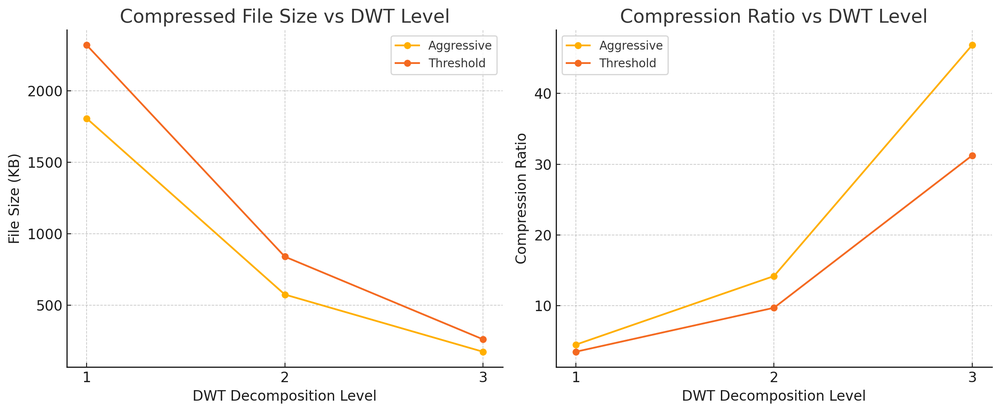
#> input picture grap.png, 1000 x 412 px, shrunk from 2379 x 980 before the run
$ python Dwt.py --image grap.png
#> lines starting #> are read from the running program, lines starting #| are printed output that depends on the picture; after the words box and inside, x2 and y2 are one past the last pixel; in counts of white or black regions, pixels touching at a corner belong together
import cv2 as cv
import pywt
import numpy as np
import os
import sys
import json
import argparse

def parse_args():
    parser = argparse.ArgumentParser(description='DWT Color + Grayscale Compression')
    parser.add_argument('--image', type=str, required=True)
    parser.add_argument('--aggressive', action='store_true')
    parser.add_argument('--output_color', type=str, default='compressed_color.jpg')
    parser.add_argument('--output_gray', type=str, default='compressed_gray.jpg')
    return parser.parse_args()

def compress_channel(channel, wavelet, threshold, aggressive):
    ll, (lh, hl, hh) = pywt.dwt2(channel, wavelet)
    if aggressive:
        lh[:] = 0
        hl[:] = 0
        hh[:] = 0
    else:
        lh[np.abs(lh) < threshold] = 0
        hl[np.abs(hl) < threshold] = 0
        hh[np.abs(hh) < threshold] = 0
    compressed_channel = pywt.idwt2((ll, (lh, hl, hh)), wavelet)
    return np.clip(compressed_channel, 0, 255)

def main():
    args = parse_args()
    wavelet = 'haar'
    threshold = 10

    original_size = os.path.getsize(args.image)

    # Color Compression
    img_color = cv.imread(args.image, cv.IMREAD_COLOR)
#> img_color is the input picture: shape (412, 1000, 3); mean B, G, R 247.9, 249.1, 250.3
    if img_color is None:
        print(json.dumps({'error': 'Invalid image'}))
        sys.exit(1)

    b, g, r = cv.split(img_color)
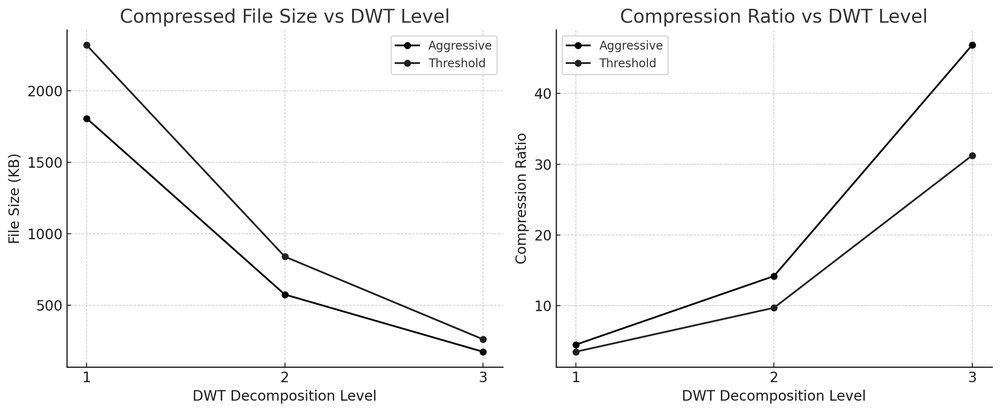
#> b: shape (412, 1000); min 0, max 255, mean 247.9
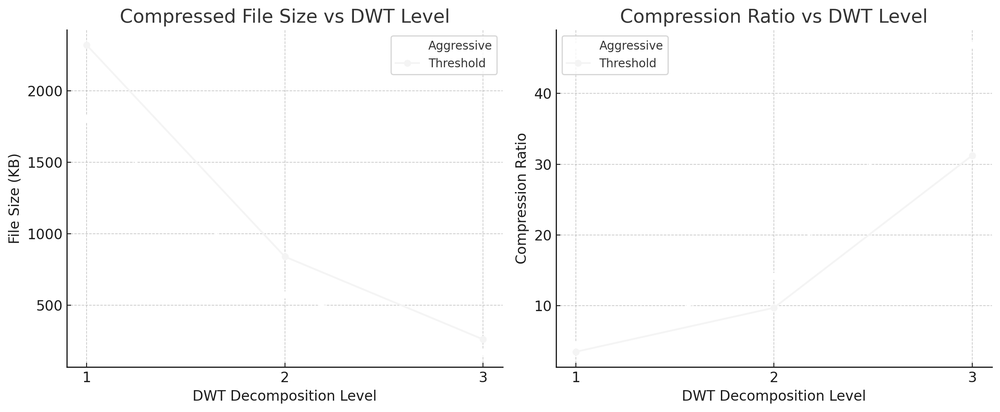
#> r: shape (412, 1000); min 0, max 255, mean 250.3
    b_c = compress_channel(b, wavelet, threshold, args.aggressive)
#> in compress_channel, `ll, (lh, hl, hh) = pywt.dwt2(channel, wavelet)`:
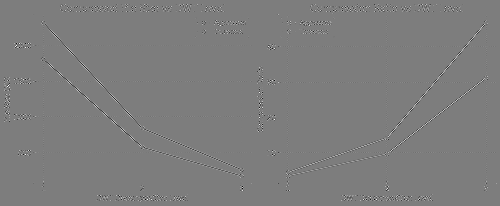
#> hh: shape (206, 500) float64; min -143.5, max 148, mean 0; drawn with min black and max white
#> in compress_channel, `lh[np.abs(lh) < threshold] = 0`: lh: shape (206, 500) float64; min -213.5, max 213.5, mean 0.7
#> in compress_channel, `hl[np.abs(hl) < threshold] = 0`: hl: shape (206, 500) float64; min -216, max 217, mean -0.3
#> in compress_channel, `hh[np.abs(hh) < threshold] = 0`: hh: shape (206, 500) float64; 9.37% of pixels changed, all inside (x1, y1, x2, y2) = (2, 3, 498, 203)
    g_c = compress_channel(g, wavelet, threshold, args.aggressive)
#> call 2 of compress_channel, with wavelet = 'haar', threshold = 10, aggressive = False
#> in compress_channel (call 2), `ll, (lh, hl, hh) = pywt.dwt2(channel, wavelet)`:
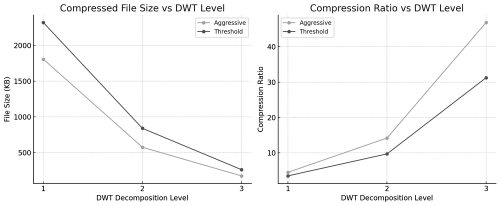
#> ll: shape (206, 500) float64; min 77, max 510, mean 498.3; drawn with min black and max white
#> in compress_channel (call 2), `lh[np.abs(lh) < threshold] = 0`:
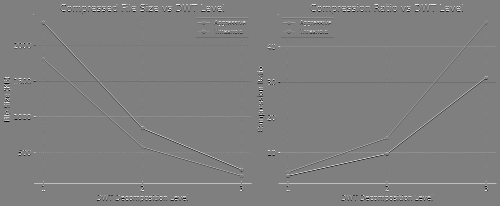
#> lh: shape (206, 500) float64; min -208, max 207.5, mean 0.7; drawn with min black and max white
#> in compress_channel (call 2), `hl[np.abs(hl) < threshold] = 0`: hl: shape (206, 500) float64; min -216, max 217, mean -0.3
#> in compress_channel (call 2), `hh[np.abs(hh) < threshold] = 0`: hh: shape (206, 500) float64; min -143.5, max 148, mean 0
    r_c = compress_channel(r, wavelet, threshold, args.aggressive)
#> call 3 of compress_channel, with wavelet = 'haar', threshold = 10, aggressive = False
#> in compress_channel (call 3), `lh[np.abs(lh) < threshold] = 0`:
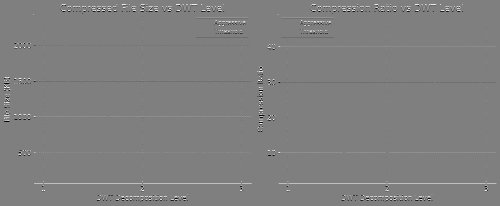
#> lh: shape (206, 500) float64; min -208, max 207.5, mean 0.6; drawn with min black and max white
#> in compress_channel (call 3), `hl[np.abs(hl) < threshold] = 0`:
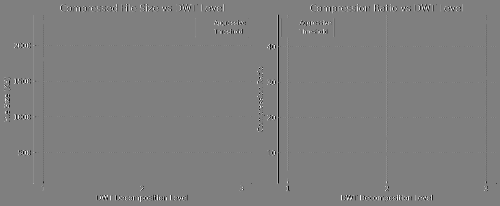
#> hl: shape (206, 500) float64; min -216, max 217, mean -0.3; drawn with min black and max white
#> in compress_channel (call 3), `hh[np.abs(hh) < threshold] = 0`: hh: shape (206, 500) float64; min -143.5, max 148, mean 0
    compressed_color = cv.merge([b_c.astype(np.uint8), g_c.astype(np.uint8), r_c.astype(np.uint8)])
    cv.imwrite(args.output_color, compressed_color, [cv.IMWRITE_JPEG_QUALITY, 80])
    color_size = os.path.getsize(args.output_color)

    # Grayscale Compression
    img_gray = cv.imread(args.image, cv.IMREAD_GRAYSCALE)
#> img_gray: shape (412, 1000); min 0, max 255, mean 249.3
    gray_c = compress_channel(img_gray, wavelet, threshold, args.aggressive)
#> in compress_channel (call 4), `lh[np.abs(lh) < threshold] = 0`: lh: shape (206, 500) float64; min -208, max 207.5, mean 0.7
#> in compress_channel (call 4), `hl[np.abs(hl) < threshold] = 0`: hl: shape (206, 500) float64; min -216, max 217, mean -0.3
#> in compress_channel (call 4), `hh[np.abs(hh) < threshold] = 0`: hh: shape (206, 500) float64; min -143.5, max 148, mean 0
    gray_c = gray_c.astype(np.uint8)
    cv.imwrite(args.output_gray, gray_c, [cv.IMWRITE_JPEG_QUALITY, 80])
    gray_size = os.path.getsize(args.output_gray)

    result = {
        'original_size': original_size,
        'color': {
            'compressed_size': color_size,
            'compression_ratio': round(original_size / color_size, 3) if color_size else None
        },
        'grayscale': {
            'compressed_size': gray_size,
            'compression_ratio': round(original_size / gray_size, 3) if gray_size else None
        }
    }

    print(json.dumps(result))

if __name__ == '__main__':
    main()
